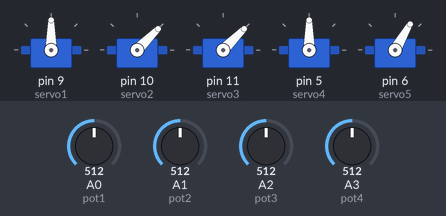
A sketch run on a simulated Arduino Uno, built with avr-gcc and run on an emulated ATmega328P. Parts: 5 × servo. The test bench sets the inputs (shaded band); at power-on: A0 (pot1) = 512, A1 (pot2) = 512, A2 (pot3) = 512, A3 (pot4) = 512.

Above: at 1.2 s.
1.3 s: A0 (pot1) set to 716
At 2.0 s:
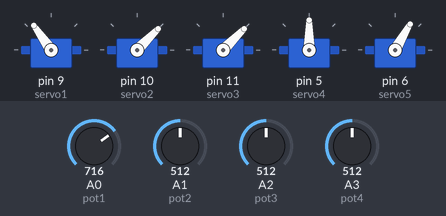
2.8 s: A1 (pot2) set to 716
At 3.7 s:
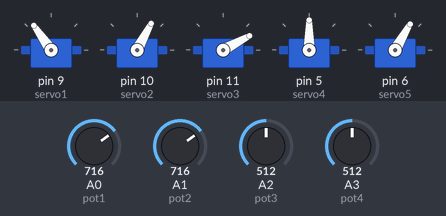
4.3 s: A2 (pot3) set to 716
At 5.4 s:
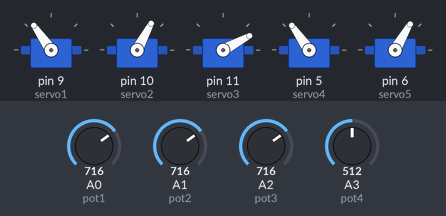
5.8 s: A3 (pot4) set to 306
At 7.0 s:
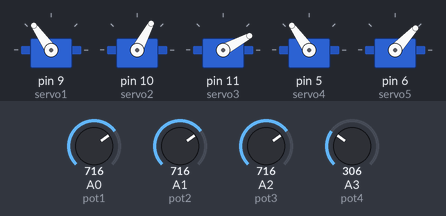
7.3 s: A0 (pot1) set to 992
At 7.7 s:
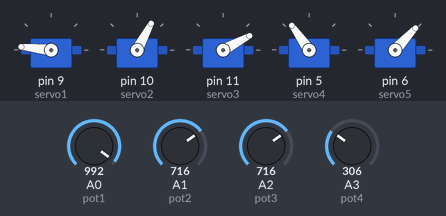
8.8 s: A1 (pot2) set to 992
At 9.4 s:
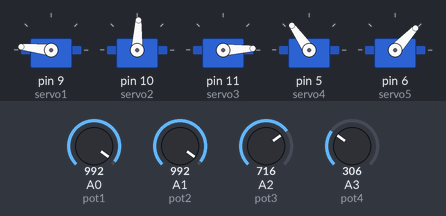
Timing chart, 0 to 11.3 s (numbered marks = the images above; inputs shaded):
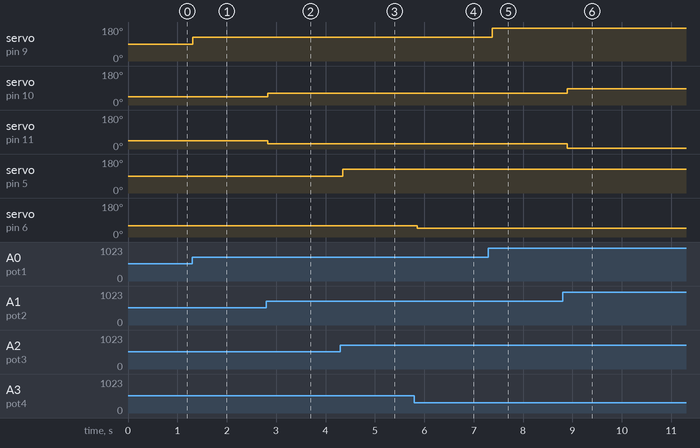

Measured:
- after the input at 1.3 s, servo on pin 9 (servo1): 90° → 125° at once
- after the input at 2.8 s, servo on pin 10 (servo2): 45° → 62° at once; servo on pin 11 (servo3): 45° → 28° at once
- after the input at 4.3 s, servo on pin 5 (servo4): 90° → 125° after 0.05 s
- after the input at 5.8 s, servo on pin 6 (servo5): 60° → 47° after 0.06 s
- after the input at 7.3 s, servo on pin 9 (servo1): 125° → 174° after 0.08 s
- after the input at 8.8 s, servo on pin 10 (servo2): 62° → 87° after 0.09 s; servo on pin 11 (servo3): 28° → 3° after 0.09 s

The sketch:

robotic_arm.ino
```cpp
#include <Servo.h>

Servo servo1; // Base rotation
Servo servo2; // Opposite base movement 1
Servo servo3; // Opposite base movement 2
Servo servo4; // Wrist movement
Servo servo5; // Grip movement

int pot1 = A0; // Base rotation potentiometer
int pot2 = A1; // Opposite base movement potentiometer
int pot3 = A2; // Wrist movement potentiometer
int pot4 = A3; // Grip movement potentiometer

int val1, val2, val3, val4;
int pos2, pos3;

void setup() {
  servo1.attach(9);   // Base rotation
  servo2.attach(10);  // Opposite base movement 1
  servo3.attach(11);  // Opposite base movement 2
  servo4.attach(5);   // Wrist movement
  servo5.attach(6);   // Grip movement
}

void loop() {
  val1 = analogRead(pot1);
  val2 = analogRead(pot2);
  val3 = analogRead(pot3);
  val4 = analogRead(pot4);

  int pos1 = map(val1, 0, 1023, 0, 180);   // Base rotation
  pos2 = map(val2, 0, 1023, 0, 90);        // Opposite servo 1
  pos3 = map(val2, 0, 1023, 90, 0);        // Opposite servo 2 (inverse)
  int pos4 = map(val3, 0, 1023, 0, 180);   // Wrist movement
  int pos5 = map(val4, 0, 1023, 30, 90);   // Grip movement

  servo1.write(pos1);
  servo2.write(pos2);
  servo3.write(pos3);
  servo4.write(pos4);
  servo5.write(pos5);

  delay(100);
}
```
